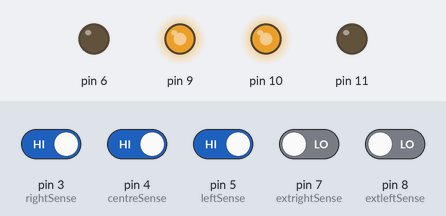
A sketch run on a simulated Arduino Uno, built with avr-gcc and run on an emulated ATmega328P. On the bench: output pins drawn as LEDs (lit = HIGH). The test bench sets the inputs (shaded band); at power-on: pin 3 (rightSense), pin 4 (centreSense), pin 5 (leftSense) HIGH, pin 7 (extrightSense), pin 8 (extleftSense) LOW.

Above: at 1.2 s.
1.3 s: pin 3 (rightSense) driven LOW
At 1.6 s:
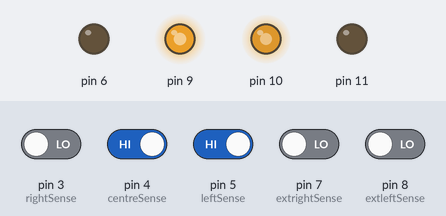
2.8 s: pin 8 (extleftSense) driven HIGH
At 3.9 s:
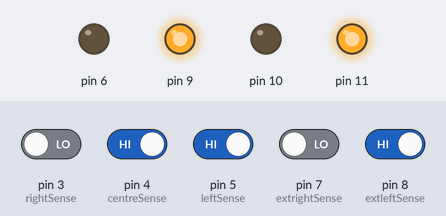
4.3 s: pin 4 (centreSense) driven LOW
At 5.0 s:
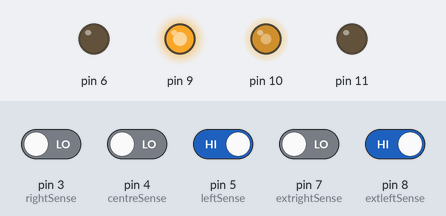
5.8 s: pin 5 (leftSense) driven LOW
At 6.2 s:
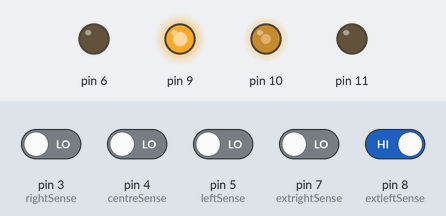
7.3 s: pin 8 (extleftSense) driven LOW
Timing chart, 0 to 7.6 s (numbered marks = the images above; inputs shaded):
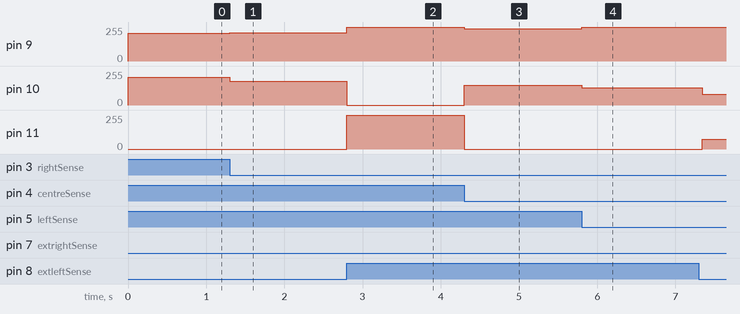

Measured:
- after the input at 1.3 s, pin 9: 210/255 → 211/255 at once; pin 10: 210/255 → 179/255 at once
- after the input at 2.8 s, pin 9: 211/255 → 255/255 at once; pin 10: 179/255 → 0/255 at once; pin 11: 0/255 → 255/255 at once
- after the input at 4.3 s, pin 9: 255/255 → 243/255 at once; pin 10: 0/255 → 147/255 at once; pin 11: 255/255 → 0/255 at once
- after the input at 5.8 s, pin 9: 243/255 → 255/255 at once; pin 10: 147/255 → 131/255 at once

The sketch:

whiteline.ino
```cpp
const int leftSpeed = 195;
const int rightSpeed = 195;
const int Kp = 16;
const int Ki = 0;
const int Kd = 2;
int m1Speed = 0;
int m2Speed = 0;
int P = 0;
int I = 0;
int D = 0;
int PID = 0;
int prevError = 0;
int curError = 0;
int extleftSense = 8;
int leftSense = 5;
int centreSense = 4;
int rightSense = 3;
int extrightSense = 7;
int val1 = 0;
int val2 = 0;
int val3 = 0;
int val4 = 0;
int val5 = 0;
int lor=2;
void setup()
{
  pinMode(extleftSense, INPUT);
  pinMode(leftSense, INPUT);
  pinMode(centreSense, INPUT);
  pinMode(rightSense, INPUT);
  pinMode(extrightSense, INPUT);
  pinMode(6, OUTPUT);
  pinMode(9, OUTPUT);
  pinMode(10, OUTPUT);
  pinMode(11, OUTPUT);
}

void loop()
{
  int fast = 0;
// readData();
  val1 = digitalRead(extleftSense);
  val2 = digitalRead(leftSense);
  val3 = digitalRead(centreSense);
  val4 = digitalRead(rightSense);
  val5 = digitalRead(extrightSense);

  if (val1 == HIGH && val2 == LOW && val3 == LOW && val4 == LOW && val5 == LOW)
  {
    curError = -4;
  }

  else if (val1 == HIGH && val2 == HIGH && val3 == LOW && val4 == LOW && val5 == LOW)
  {
    curError = -3;
  }

  else if (val1 == LOW && val2 == HIGH && val3 == LOW && val4 == LOW && val5 == LOW)
  {
    curError = -2;
  }

  else if (val1 == LOW && val2 == HIGH && val3 == HIGH && val4 == LOW && val5 == LOW)
  {
    curError = -1;
  }

  else if ((val1 == LOW && val2 == LOW && val3 == HIGH && val4 == LOW && val5 == LOW) || (val1 == LOW && val2 == HIGH && val3 == HIGH && val4 == HIGH && val5 == LOW))
  {
    curError = 0;
    fast = 25;
  }

  else if (val1 == LOW && val2 == LOW && val3 == HIGH && val4 == HIGH && val5 == LOW)
  {
    curError = 1;
  }

  else if (val1 == LOW && val2 == LOW && val3 == LOW && val4 == HIGH && val5 == LOW)
  {
    curError = 2;
  }

  else if (val1 == LOW && val2 == LOW && val3 == LOW && val4 == HIGH && val5 == HIGH)
  {
    curError = 3;
  }

  else if (val1 == LOW && val2 == LOW && val3 == LOW && val4 == LOW && val5 == HIGH)
  {
    curError = 4;
  }

  else if ((val1 == HIGH && val2 == HIGH && val3 == HIGH && val4 == HIGH && val5 == LOW) || (val1 == HIGH && val2 == HIGH && val3 == HIGH && val4 == LOW && val5 == LOW))
  {
    fast = 75; // LEFT TURN
    while (fast == 75) // LEFT TURN
    { lor=0;
      analogWrite(9, 255);
      analogWrite(6, 0);
      analogWrite(10, 0);
      analogWrite(11, 255);
      //delay(250);
      break;
    }
  }

  else if ((val1 == LOW && val2 == HIGH && val3 == HIGH && val4 == HIGH && val5 == HIGH) || (val1 == LOW && val2 == LOW && val3 == HIGH && val4 == HIGH && val5 == HIGH) /*|| (val1 == HIGH && val2 == HIGH && val3 == LOW && val4 == LOW && val5 == LOW)*/)
  {
    fast = 50; // RIGHT TURN
    while (fast == 50) // RIGHT TURN
    { lor=1;
      analogWrite(9, 0);
      analogWrite(6, 255);
      analogWrite(10, 255);
      analogWrite(11, 0);
      //delay(180);
      break;
    }
  }
  else if (val1 == LOW && val2 == LOW && val3 == LOW && val4 == LOW && val5 == LOW)
  {
    if(lor==0)
    {
      analogWrite(9, 200);
      analogWrite(6, 0);
      analogWrite(10,0);
      analogWrite(11, 200);
    }
    else if(lor==1)
    {
      analogWrite(9, 0);
      analogWrite(6, 200);
      analogWrite(10, 200);
      analogWrite(11, 0);
    }
  }

  /*else if (val1 == HIGH && val2 == HIGH && val3 == HIGH && val4 == HIGH && val5 == HIGH)
  { // U - TURN
    fast = 100;
  }*/

  if (fast == 0)
  {
// calculatePID();

    P = curError;
    I = prevError + curError;
    D = prevError - curError;
    prevError = curError;

// runBOT();
    PID = (Kp*P) + (Ki*I) + (Kd*D);

    m1Speed = leftSpeed - PID;
    m2Speed = rightSpeed + PID;

    analogWrite(9, m1Speed);
    analogWrite(6, 0);
    analogWrite(10, m2Speed);
    analogWrite(11, 0);
  }

  else if (fast == 25)
  {
    analogWrite(9, 210);
    analogWrite(6, 0);
    analogWrite(10, 210);
    analogWrite(11, 0);
  }
}
```
